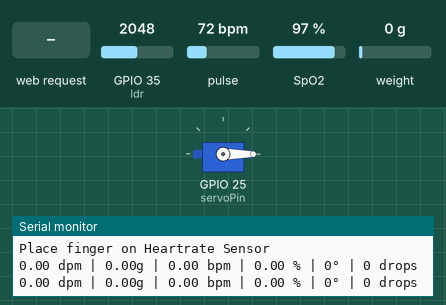
A sketch run on a simulated ESP32. Shown: servo, the last lines printed to the serial monitor. The test bench sets the inputs (shaded band); at power-on: GPIO 35 (ldr) = 2048, pulse 72 bpm, SpO2 97 %, weight on the scale 0 g.

Above: at 2.2 s.
2.3 s: HTTP request GET /servo?angle=120 received
At 3.6 s:
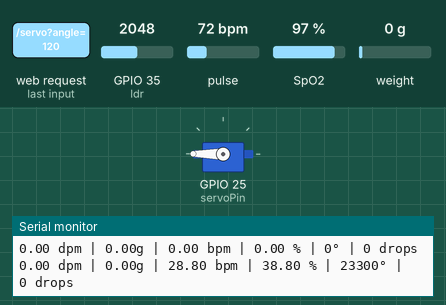
5.3 s: HTTP request GET /servo?angle=1 received
At 5.7 s:
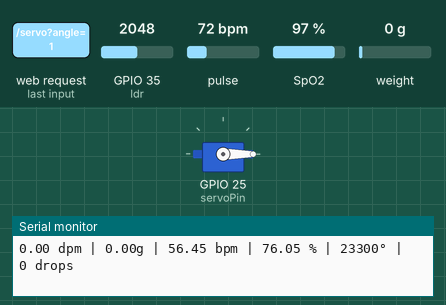
Timing chart, 0 to 8.3 s (numbered marks = the images above; inputs shaded):
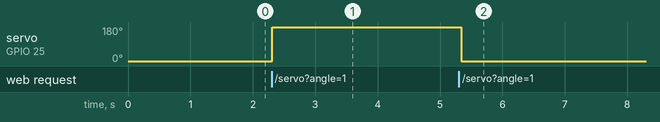

Measured:
- after the input at 2.3 s, servo on GPIO 25 (servoPin): 0° → 180° at once
- after the input at 5.3 s, servo on GPIO 25 (servoPin): 180° → 0° at once

The sketch:

main.ino
```cpp
#include <WiFi.h>
#include <WebServer.h>

#include <HX711.h>
#include <Wire.h>
#include "MAX30100_PulseOximeter.h"
#include <ESP32Servo.h>

const char* ssid = "ESP32_Hotspot";
const char* password = "12345678";

WebServer server(80);

//Laser Sensor
#define ldr 35

//servo
#define servoPin 25

//Load Cell Sensor
#define load_sck 19
#define load_dout 18

//Load Cell Sensor
#define calibration_reading -4279.9
#define SAMPLING_TIME 1000

int dropletCount;
float dropletsPerMinute = 0.0;
float weight = 0.0;
int servoAngle = 0;

#define BUFFER_SIZE 10
float weighted_avg = 0.4;

float avg_heartRate = 0;
float avg_spO2 = 0;

uint32_t lastBeatDetected = 0;
uint32_t tsLastReport = 0;

int readings = 0;

byte heartRate = 0;
byte spO2 = 0;

bool initialized = false;
bool calculatingValues = false;

HX711 scale;
PulseOximeter pox;
Servo servo;

void handleRoot() {
    constexpr const char page[] = R"rawliteral(
<!DOCTYPE html>
<html>
<head>
    <meta name="viewport" content="width=device-width, initial-scale=1, shrink-to-fit=no">
  <title>ESP32 Hotspot</title>

  <style>
    * { box-sizing: border-box; }

    body {
      margin: 0;
      padding: 0;
      background-color: #333;
      color: #fff;
      font-family: Arial, sans-serif;
    }

    h1 { margin: 0; }

    h2 {
      margin: 0 0 12px 0;
      color: #ddd;
      font-size: 14px;
      font-weight: normal;
    }

    .page-header {
      padding: 12px;
      background-color: #00aaff;
      text-align: center;
      font-size: 12px;
      box-shadow: 0px 8px 8px 0px #292929;
    }

    .page-body {
      min-height: 60vh;
      padding: 32px 24px;
    }

    .section {
      margin-bottom: 48px;
    }

    .value {
      font-size: 24px;
      font-weight: bold;
    }

    .slider-container {
      display: flex;
      align-items: center;
      justify-content: space-around;
    }

    .slider-container button {
      background-color: transparent;
      font-size: 32px;
      border: 0;
      cursor: pointer;
      color: #23c48e;
    }

    .slider-container input[type="range"] {
      accent-color: #23c48e;
    }

    .btn {
        background-color: transparent; /* Match slider-container buttons */
        font-size: 32px; /* Match text size */
        border: 0; /* Remove border */
        cursor: pointer;
        color: #23c48e; /* Match color */
        padding: 8px 16px; /* Adjust padding for similar size */
    }

    .btn-actions {
      text-align: center;
    }
    </style>
    <script>
        let currentAngle = 0; // Track the current angle

        function updateData() {
            fetch('/data')
            .then(res => res.json())
            .then(data => {
                document.getElementById('dpm').innerText = data.dpm;
                document.getElementById('weight').innerText = data.weight;

                document.getElementById('hr').innerText = (data.hr === "Place finger on Sensor") ? data.hr : data.hr + " bpm";
                document.getElementById('spo2').innerText = (data.spo2 === "Place finger on Sensor") ? data.spo2 : data.spo2 + " %";

                document.getElementById('angle').innerText = data.angle;
                document.getElementById('angleValue').innerText = data.angle; // Update button display
                currentAngle = data.angle; // Sync current angle
            });
        }

        function changeAngle(step) {
            currentAngle = Math.max(0, Math.min(10, currentAngle + Math.sign(step)));
            fetch(`/servo?angle=${currentAngle}`);
            document.getElementById('angleValue').innerText = currentAngle; // Update instantly
        }

        setInterval(updateData, 5000);
    </script>
</head>
<body>
    <header class = "page-header">
        <h1>ESP32 Sensor Data</h1>
    </header>

    <main class = "page-body">
        <div class = "section">
            <h2>DPM</h2>
            <div id = "dpm" class = "value"> 0 </div>
        </div>

        <div class = "section">
            <h2>Weight</h2>
            <div class = "value">
                <span id="weight">0</span> g
            </div>
        </div>

        <div class = "section">
            <h2>Heart Rate</h2>
            <div class = "value">
                <span id = "hr">0</span>
            </div>
        </div>

        <div class = "section">
            <h2>Peripheral Oxygen Saturation (SpO2)</h2>
            <div class = "value">
                <span id = "spo2">0</span>
            </div>
        </div>

        <div class = "section">
            <h2>Servo</h2>
            <div class = "value">
                <button class = "btn " type = "button" onClick = "changeAngle(-1)">&minus;</button>
                <span id = "angleValue" class = "value">0</span>
            <button class = "btn" type = "button" onclick="changeAngle(+1)">&plus;</button>
            </div>
        </div>
    </main>
</body>
</html>
    )rawliteral";
    server.send(200, "text/html", page);
}

void handleData() {
    String json = "{";
    json += "\"dpm\":" + String(dropletsPerMinute) + ",";
    json += "\"weight\":" + String(weight) + ",";
    json += "\"hr\":\"" + (avg_heartRate == 0.0 ? String("Place finger on Sensor") : String(avg_heartRate)) + "\",";
    json += "\"spo2\":\"" + (avg_spO2 == 0.0 ? String("Place finger on Sensor") : String(avg_spO2)) + "\",";
    json += "\"angle\":" + String(servoAngle) + "}";
    server.send(200, "application/json", json);
}

int diff = 0;
int prevSliderValue = 0;
void handleServo() {
    if (server.hasArg("angle")) {
        int sliderValue = server.arg("angle").toInt();
        servoAngle = map(sliderValue, 0, 10, 500, 2400);
        servo.write(servoAngle);
    }
    server.send(200, "text/plain", "OK");
}

void setup() {
    Serial.begin(115200);
    WiFi.softAP(ssid, password);
    Serial.print("IP Address: ");
    Serial.println(WiFi.softAPIP());

    scale.begin(load_dout, load_sck);
    scale.set_scale(calibration_reading);
    scale.tare();

    pox.begin();
    pox.setOnBeatDetectedCallback(beatDetected);
    pox.setIRLedCurrent(MAX30100_LED_CURR_7_6MA);
    displayInitially();
    pinMode(ldr, INPUT);

    ESP32PWM::allocateTimer(0);
    ESP32PWM::allocateTimer(1);
    ESP32PWM::allocateTimer(2);
    ESP32PWM::allocateTimer(3);
    servo.setPeriodHertz(50);
    servo.attach(servoPin, 1000, 2000);
    servo.writeMicroseconds(1000); //center position

    server.on("/", handleRoot);
    server.on("/data", handleData);
    server.on("/servo", handleServo);
    server.begin();
}

void loop() {
    pox.update();
    if (SAMPLING_TIME < millis() - tsLastReport) {
        calcAvg(pox.getHeartRate(), pox.getSpO2());
        tsLastReport = millis();
        debug();
    }

    if (millis() - lastBeatDetected > 3000) {
        avg_heartRate = 0;
        avg_spO2 = 0;
        displayInitially();
    }

    if (scale.is_ready()) weight = abs(scale.get_units());

    handleDropletCount();
    dropletsPerMinute = (dropletCount / (millis() / 60000.0));
    server.handleClient();
}

void displayInitially() {
    if (!initialized) {
        Serial.println("Place finger on Heartrate Sensor");
        initialized = true;
    }
}

void beatDetected() {
    lastBeatDetected = millis();
}

void displayDuringCalc(int i) {
    if (!calculatingValues) {
        calculatingValues = true;
        initialized = false;
        Serial.println("Processing");
    }
    Serial.print(".");
}

void calcAvg(int heartRate, int spO2) {
    if (heartRate > 30 && heartRate < 220 && spO2 > 50) {
        avg_heartRate = weighted_avg * (heartRate) + (1-weighted_avg) * avg_heartRate;
        avg_spO2 = weighted_avg * (spO2) + (1 - weighted_avg) * avg_spO2;

        //displayDuringCalc(readings);
    } else {
        avg_heartRate = 0.0;
        avg_spO2 = 0.0;
    }
    readings++;
    if (readings == BUFFER_SIZE) {
        readings = 0;
        debug();
    }
}

void debug() {
    Serial.print(dropletsPerMinute);
    Serial.print(" dpm | ");
    Serial.print(weight);
    Serial.print("g | ");
    Serial.print(avg_heartRate);
    Serial.print(" bpm | ");
    Serial.print(avg_spO2);
    Serial.print(" % | ");
    Serial.print(servoAngle);
    Serial.print("° | ");
    Serial.print(dropletCount);
    Serial.print(" drops");
    Serial.println();
}

bool dropFlag = false;
void handleDropletCount() {
    int dropVal = analogRead(ldr);
    if (dropVal < 4010 && !dropFlag) dropFlag = true;
    if (dropVal >= 4010 && dropFlag) {
        dropletCount ++;
        dropFlag = false;
        Serial.println(dropVal);
        delay(50);
    }
}
```
